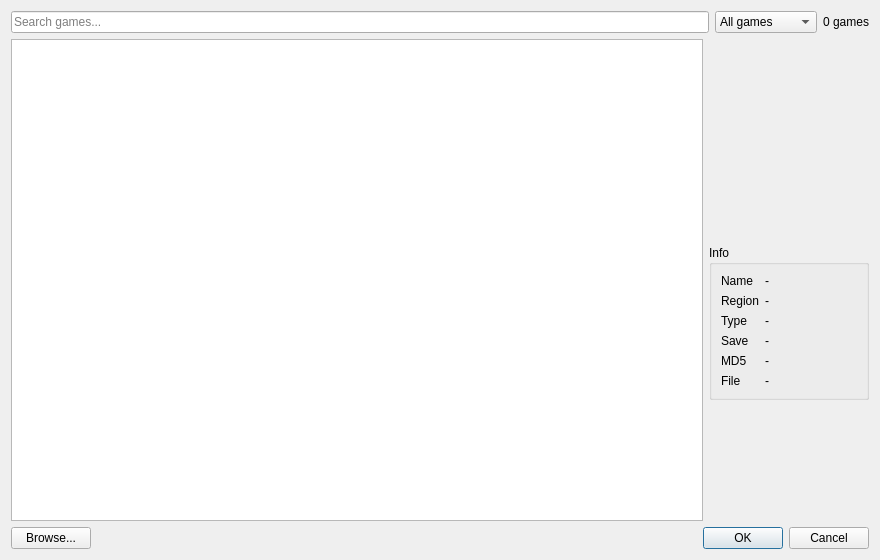
<?xml version="1.0" encoding="UTF-8"?>
<ui version="4.0">
 <class>GameSelectDialog</class>
 <widget class="QDialog" name="GameSelectDialog">
  <property name="geometry">
   <rect>
    <x>0</x>
    <y>0</y>
    <width>880</width>
    <height>560</height>
   </rect>
  </property>
  <property name="minimumSize">
   <size>
    <width>720</width>
    <height>460</height>
   </size>
  </property>
  <property name="windowTitle">
   <string>Load Game</string>
  </property>
  <layout class="QVBoxLayout" name="verticalLayout">
   <item>
    <layout class="QHBoxLayout" name="topLayout">
     <item>
      <widget class="QLineEdit" name="searchLineEdit">
       <property name="toolTip">
        <string>Search games by name or file name</string>
       </property>
       <property name="placeholderText">
        <string>Search games...</string>
       </property>
      </widget>
     </item>
     <item>
      <widget class="QComboBox" name="filterComboBox">
       <property name="toolTip">
        <string>Filter games by type</string>
       </property>
       <item>
        <property name="text">
         <string>All games</string>
        </property>
       </item>
       <item>
        <property name="text">
         <string>N64 ROMs</string>
        </property>
       </item>
       <item>
        <property name="text">
         <string>Arcade sets</string>
        </property>
       </item>
       <item>
        <property name="text">
         <string>PlayStation</string>
        </property>
       </item>
       <item>
        <property name="text">
         <string>Dreamcast</string>
        </property>
       </item>
       <item>
        <property name="text">
         <string>NAOMI</string>
        </property>
       </item>
       <item>
        <property name="text">
         <string>Atomiswave</string>
        </property>
       </item>
       <item>
        <property name="text">
         <string>PlayStation 2</string>
        </property>
       </item>
      </widget>
     </item>
     <item>
      <widget class="QLabel" name="countLabel">
       <property name="text">
        <string>0 games</string>
       </property>
      </widget>
     </item>
    </layout>
   </item>
   <item>
    <layout class="QHBoxLayout" name="centerLayout">
     <item>
      <widget class="QTreeWidget" name="gameTreeWidget">
       <property name="alternatingRowColors">
        <bool>true</bool>
       </property>
       <property name="rootIsDecorated">
        <bool>true</bool>
       </property>
       <property name="uniformRowHeights">
        <bool>true</bool>
       </property>
       <property name="selectionMode">
        <enum>QAbstractItemView::SingleSelection</enum>
       </property>
       <property name="sortingEnabled">
        <bool>false</bool>
       </property>
       <attribute name="headerVisible">
        <bool>false</bool>
       </attribute>
       <column>
        <property name="text">
         <string>Game</string>
        </property>
       </column>
      </widget>
     </item>
     <item>
      <layout class="QVBoxLayout" name="infoLayout">
       <item>
        <widget class="QLabel" name="previewLabel">
         <property name="minimumSize">
          <size>
           <width>160</width>
           <height>200</height>
          </size>
         </property>
         <property name="maximumSize">
          <size>
           <width>160</width>
           <height>200</height>
          </size>
         </property>
         <property name="text">
          <string/>
         </property>
         <property name="alignment">
          <set>Qt::AlignCenter</set>
         </property>
        </widget>
       </item>
       <item>
        <widget class="QGroupBox" name="infoGroupBox">
         <property name="title">
          <string>Info</string>
         </property>
         <layout class="QFormLayout" name="infoFormLayout">
          <item row="0" column="0">
           <widget class="QLabel" name="nameKeyLabel">
            <property name="text">
             <string>Name</string>
            </property>
           </widget>
          </item>
          <item row="0" column="1">
           <widget class="QLabel" name="nameLabel">
            <property name="text">
             <string>-</string>
            </property>
            <property name="textInteractionFlags">
             <set>Qt::TextSelectableByMouse</set>
            </property>
           </widget>
          </item>
          <item row="1" column="0">
           <widget class="QLabel" name="regionKeyLabel">
            <property name="text">
             <string>Region</string>
            </property>
           </widget>
          </item>
          <item row="1" column="1">
           <widget class="QLabel" name="regionLabel">
            <property name="text">
             <string>-</string>
            </property>
            <property name="textInteractionFlags">
             <set>Qt::TextSelectableByMouse</set>
            </property>
           </widget>
          </item>
          <item row="2" column="0">
           <widget class="QLabel" name="typeKeyLabel">
            <property name="text">
             <string>Type</string>
            </property>
           </widget>
          </item>
          <item row="2" column="1">
           <widget class="QLabel" name="typeLabel">
            <property name="text">
             <string>-</string>
            </property>
            <property name="textInteractionFlags">
             <set>Qt::TextSelectableByMouse</set>
            </property>
           </widget>
          </item>
          <item row="3" column="0">
           <widget class="QLabel" name="saveKeyLabel">
            <property name="text">
             <string>Save</string>
            </property>
           </widget>
          </item>
          <item row="3" column="1">
           <widget class="QLabel" name="saveLabel">
            <property name="text">
             <string>-</string>
            </property>
            <property name="textInteractionFlags">
             <set>Qt::TextSelectableByMouse</set>
            </property>
           </widget>
          </item>
          <item row="4" column="0">
           <widget class="QLabel" name="md5KeyLabel">
            <property name="text">
             <string>MD5</string>
            </property>
           </widget>
          </item>
          <item row="4" column="1">
           <widget class="QLabel" name="md5Label">
            <property name="text">
             <string>-</string>
            </property>
            <property name="wordWrap">
             <bool>true</bool>
            </property>
            <property name="textInteractionFlags">
             <set>Qt::TextSelectableByMouse</set>
            </property>
           </widget>
          </item>
          <item row="5" column="0">
           <widget class="QLabel" name="fileKeyLabel">
            <property name="text">
             <string>File</string>
            </property>
           </widget>
          </item>
          <item row="5" column="1">
           <widget class="QLabel" name="fileLabel">
            <property name="text">
             <string>-</string>
            </property>
            <property name="wordWrap">
             <bool>true</bool>
            </property>
            <property name="textInteractionFlags">
             <set>Qt::TextSelectableByMouse</set>
            </property>
           </widget>
          </item>
         </layout>
        </widget>
       </item>
       <item>
        <spacer name="infoVerticalSpacer">
         <property name="orientation">
          <enum>Qt::Vertical</enum>
         </property>
         <property name="sizeHint" stdset="0">
          <size>
           <width>20</width>
           <height>40</height>
          </size>
         </property>
        </spacer>
       </item>
      </layout>
     </item>
    </layout>
   </item>
   <item>
    <layout class="QHBoxLayout" name="buttonLayout">
     <item>
      <widget class="QPushButton" name="browseButton">
       <property name="toolTip">
        <string>Open a ROM file not listed in the ROM browser</string>
       </property>
       <property name="text">
        <string>Browse...</string>
       </property>
      </widget>
     </item>
     <item>
      <spacer name="buttonHorizontalSpacer">
       <property name="orientation">
        <enum>Qt::Horizontal</enum>
       </property>
       <property name="sizeHint" stdset="0">
        <size>
         <width>40</width>
         <height>20</height>
        </size>
       </property>
      </spacer>
     </item>
     <item>
      <widget class="QDialogButtonBox" name="buttonBox">
       <property name="standardButtons">
        <set>QDialogButtonBox::Cancel|QDialogButtonBox::Ok</set>
       </property>
      </widget>
     </item>
    </layout>
   </item>
  </layout>
 </widget>
 <resources/>
 <connections>
  <connection>
   <sender>buttonBox</sender>
   <signal>rejected()</signal>
   <receiver>GameSelectDialog</receiver>
   <slot>reject()</slot>
   <hints>
    <hint type="sourcelabel">
     <x>248</x>
     <y>254</y>
    </hint>
    <hint type="destinationlabel">
     <x>157</x>
     <y>274</y>
    </hint>
   </hints>
  </connection>
 </connections>
</ui>
